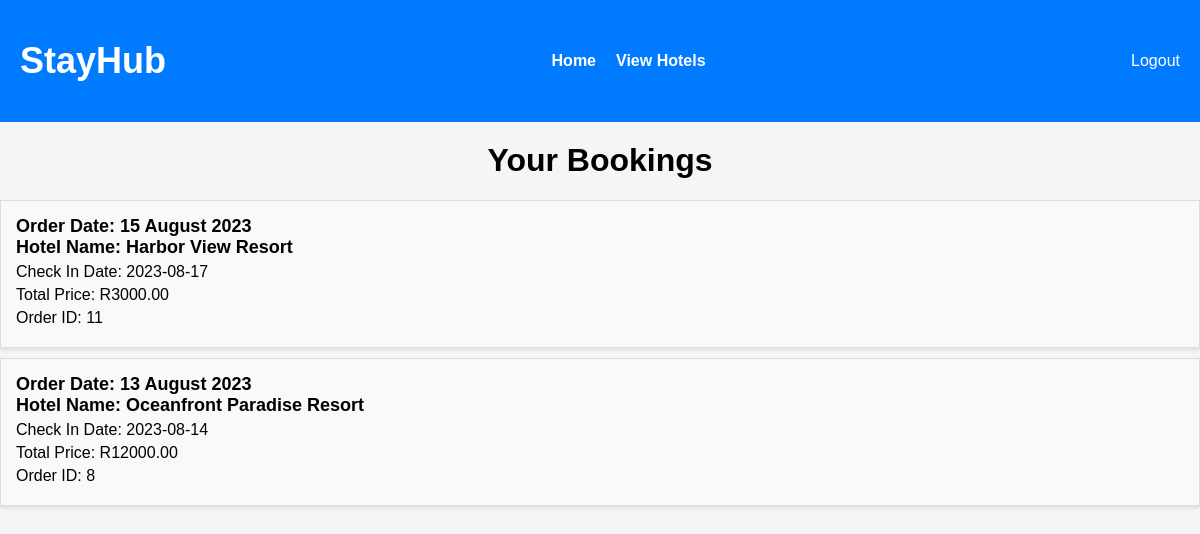
Screenshot of /pages/checkbookings.php (signed in) with the database file from the repository.
### tables this page shows
CREATE TABLE `orders` (
  `order_id` int(11) NOT NULL,
  `user_id` int(11) NOT NULL,
  `hotel_id` int(11) NOT NULL,
  `check_in_date` date NOT NULL,
  `check_out_date` date NOT NULL,
  `total_price` decimal(10,2) DEFAULT NULL,
  `time_of_order` timestamp NOT NULL DEFAULT CURRENT_TIMESTAMP,
  `number_of_nights` int(11) DEFAULT NULL
);

CREATE TABLE `hotels` (
  `hotel_id` int(11) NOT NULL,
  `hotel_name` varchar(255) NOT NULL,
  `overview` text,
  `price_per_night` decimal(10,2) NOT NULL,
  `image_path` varchar(255) DEFAULT NULL,
  `status` varchar(255) NOT NULL,
  `number_of_beds` int(11) DEFAULT NULL,
  `pool_avail` enum('yes','no') DEFAULT NULL,
  `beach_view` enum('yes','no') DEFAULT NULL,
  `forest_view` enum('yes','no') DEFAULT NULL,
  `shuttle_service` enum('yes','no') DEFAULT NULL,
  `wifi_service` enum('yes','no') DEFAULT NULL,
  `concierge_service` enum('yes','no') DEFAULT NULL,
  `room_image` varchar(255) DEFAULT NULL,
  `bath_image` varchar(255) DEFAULT NULL,
  `view_image` varchar(255) DEFAULT NULL
);

### pages/checkbookings.php (the view, shortened to what this page needs)
<?php
$host = 'localhost';
$username = 'Mathew';
$password = 'mysql@123';
$database = 'stayhub';
$connection = mysqli_connect($host, $username, $password, $database);
$user_id = $_SESSION['user_id'];
$query = "SELECT * FROM orders WHERE user_id = '$user_id' ORDER BY time_of_order DESC";
$result = mysqli_query($connection, $query);
?>
<!DOCTYPE html>
<html lang="en">
<head>
    <link rel="stylesheet" href="../styling/css/checkBookings.css">
</head>
<body>
        <nav class="navbar">
        <div class="logo">
            <h2>StayHub</h2>
        </div>
        <ul class="nav-links">
            <li><a href="../index.php">Home</a></li>
            <li><a href="hotels.php">View Hotels</a></li>
        </ul>
        <div class="user-buttons">
            <?php
            if (isset($_SESSION['user_id'])) {
                echo '<a href="../pages/logout.php">Logout</a>';
            } else {
                echo '<a href="../pages/login.php">Login</a>';
                echo '<a href="../pages/register.php">Register</a>';
            }
            ?>
        </div>
    </nav>
    <h1>Your Bookings</h1>
    <?php
while ($row = mysqli_fetch_assoc($result)) {
    $order_id = $row['order_id'];
    $order_date = date('j F Y', strtotime($row['time_of_order']));
    echo '<div class="booking-card">';
    echo '   <h4>Order Date: ' . $order_date . '</h4>';
    $hotel_id = $row['hotel_id'];
    $hotel_query = "SELECT hotel_name FROM hotels WHERE hotel_id = '$hotel_id'";
    $hotel_result = mysqli_query($connection, $hotel_query);
    $hotel_name = mysqli_fetch_assoc($hotel_result)['hotel_name'];
    $total_price = $row['total_price'];
    echo '   <h4>Hotel Name: ' . $hotel_name . '</h4>';
    echo '   <p>Check In Date: ' . $row['check_in_date'] . '</p>';
    echo '   <p>Total Price: R' . $total_price . '</p>';
    echo '   <p>Order ID: ' . $order_id . '</p>';
    echo '</div>';
}
?>
</body>
</html>

### styling/css/checkbookings.css (style rules this page uses)
body { margin: 0; padding: 0; font-family: Arial, sans-serif; background-color: #f5f5f5; }
.navbar { background-color: #007bff; color: #fff; display: flex; justify-content: space-between; align-items: center; padding: 10px 20px; }
.logo { font-size: 24px; }
.nav-links { list-style: none; display: flex; margin: 0; padding: 0; }
.nav-links li { margin-right: 20px; }
.nav-links a { color: #fff; text-decoration: none; font-weight: bold; transition: color 0.3s; }
.user-buttons a { color: #fff; text-decoration: none; margin-left: 20px; transition: color 0.3s; }
.booking-card { border: 1px solid #ddd; padding: 15px; margin: 10px 0; background-color: #f9f9f9; box-shadow: 0 2px 4px rgba(0, 0, 0, 0.1); }
h1 { text-align: center; margin-top: 20px; }
h4 { margin: 0; font-size: 18px; }
p { margin: 5px 0; }

### rows the page displays
orders: time_of_order "15 August 2023", hotel.hotel_name "Harbor View Resort", check_in_date "2023-08-17", total_price "3000.00", order_id "11"
orders: time_of_order "13 August 2023", hotel.hotel_name "Oceanfront Paradise Resort", check_in_date "2023-08-14", total_price "12000.00", order_id "8"
